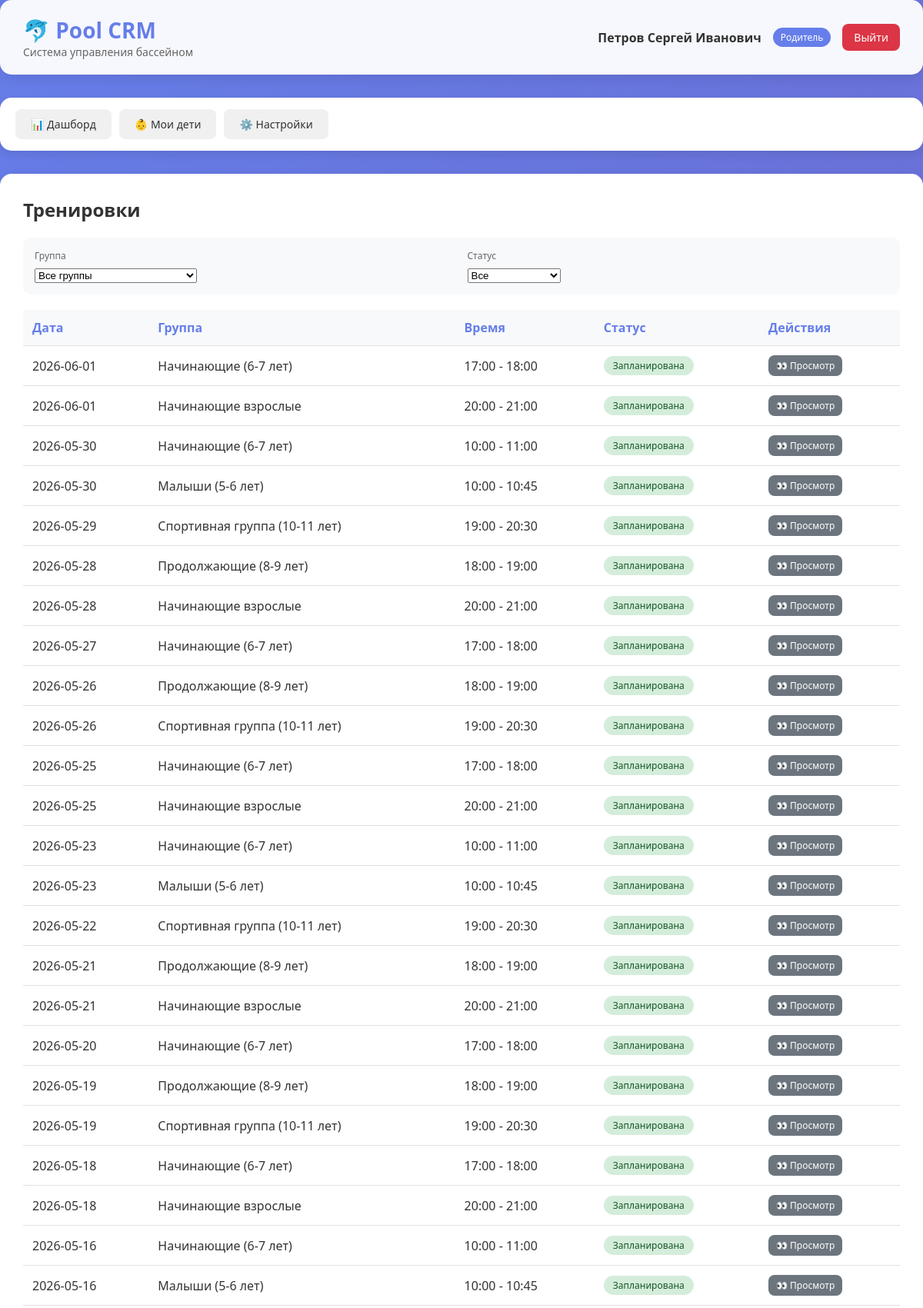
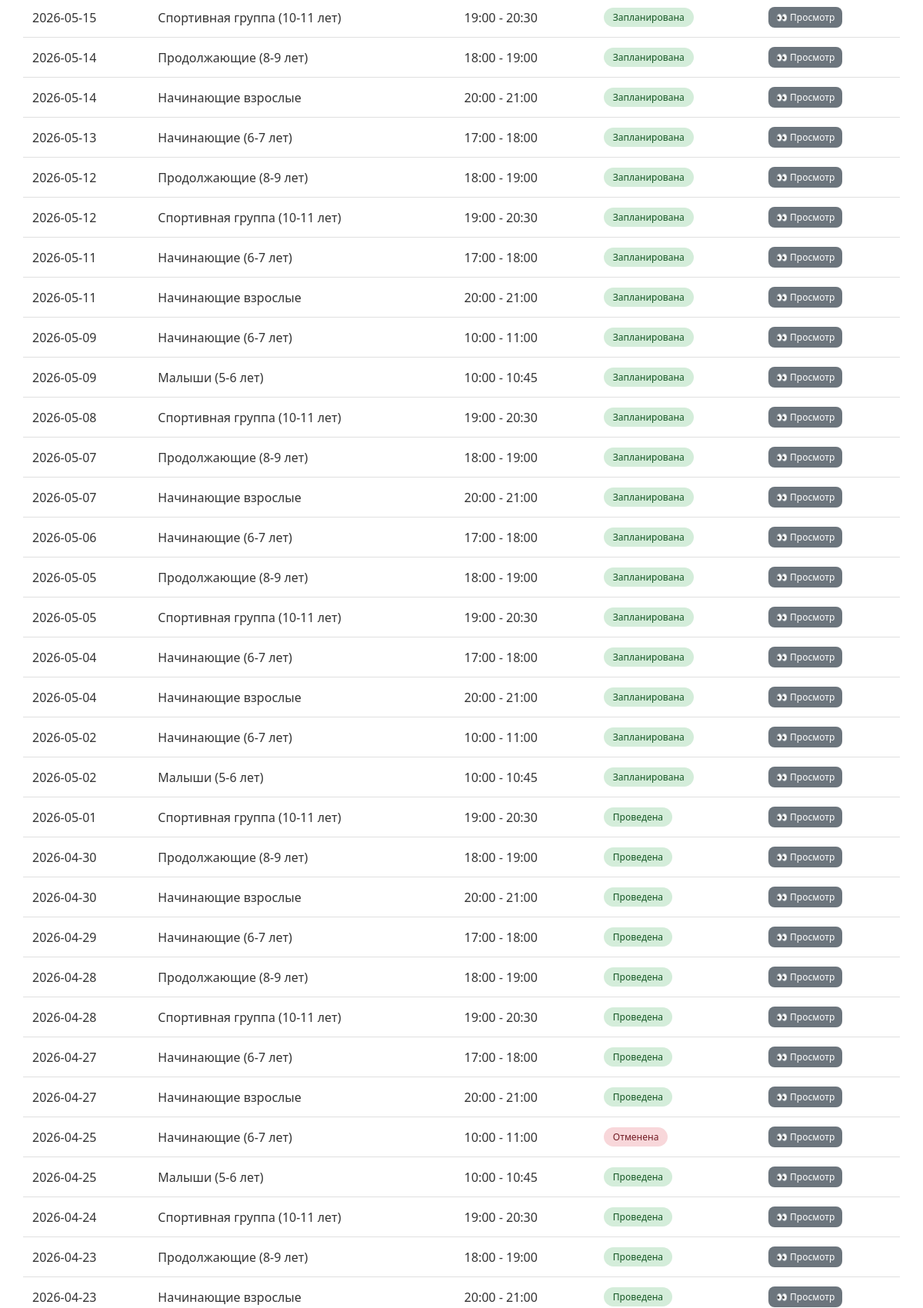
/trainings (signed in, upper part), run on the app's committed database (2 pictures, top to bottom).
### database.py (models this page shows)
class ParentDB(Base):
    __tablename__ = "parents"
    id = Column(Integer, primary_key=True, index=True)
    role = Column(SQLEnum(UserRole), default=UserRole.PARENT)
    name = Column(String, nullable=False)
    email = Column(String, unique=True, nullable=False, index=True)
    phone = Column(String)
    password = Column(String, nullable=False)
    is_vk_linked = Column(Boolean, default=False)
    vk_id = Column(Integer, unique=True, nullable=True)
    vk_link_code = Column(String(6), nullable=True)
    vk_code_expires_at = Column(DateTime, nullable=True)
    notify_absences = Column(Boolean, default=True)
    notify_reminders = Column(Boolean, default=True)
    is_active = Column(Boolean, default=True)
    created_at = Column(String, default=lambda: datetime.now().strftime("%d.%m.%Y %H:%M"))
    children = relationship("ChildDB", back_populates="parent", cascade="all, delete-orphan")
    applications = relationship("ApplicationDB", back_populates="parent")
    notifications = relationship("NotificationDB", back_populates="parent")

class GroupDB(Base):
    __tablename__ = "groups"
    id = Column(Integer, primary_key=True, index=True)
    name = Column(String, nullable=False)
    level = Column(Integer, nullable=False)
    coach_id = Column(Integer, ForeignKey("coaches.id"))
    max_capacity = Column(Integer, default=12)
    age_tolerance = Column(Float, default=1.0)
    is_active = Column(Boolean, default=True)
    created_at = Column(String, default=lambda: datetime.now().strftime("%d.%m.%Y %H:%M"))
    coach = relationship("CoachDB", back_populates="groups")
    time_slots = relationship("TimeSlotDB", back_populates="group", cascade="all, delete-orphan")
    enrollments = relationship("EnrollmentDB", back_populates="group")
    trainings = relationship("TrainingDB", back_populates="group")
    applications = relationship("ApplicationDB", back_populates="group")
    transfer_history_from = relationship("TransferHistoryDB", foreign_keys="TransferHistoryDB.from_group_id", back_populates="from_group")
    transfer_history_to = relationship("TransferHistoryDB", foreign_keys="TransferHistoryDB.to_group_id", back_populates="to_group")
    transfer_requests_from = relationship("TransferRequestDB", foreign_keys="TransferRequestDB.from_group_id", back_populates="from_group")
    transfer_requests_to = relationship("TransferRequestDB", foreign_keys="TransferRequestDB.suggested_group_id", back_populates="suggested_group")

class TrainingDB(Base):
    __tablename__ = "trainings"
    id = Column(Integer, primary_key=True, index=True)
    group_id = Column(Integer, ForeignKey("groups.id"), nullable=False)
    time_slot_id = Column(Integer, ForeignKey("time_slots.id"), nullable=False)
    date = Column(Date, nullable=False)
    start_time = Column(Time, nullable=False)
    end_time = Column(Time, nullable=False)
    status = Column(SQLEnum(TrainingStatus), default=TrainingStatus.SCHEDULED)
    group = relationship("GroupDB", back_populates="trainings")
    time_slot = relationship("TimeSlotDB", back_populates="trainings")
    attendances = relationship("AttendanceDB", back_populates="training")

### main.py (the view)
@app.get("/trainings", response_class=HTMLResponse)
async def trainings_list(
        request: Request,
        group_id: Optional[int] = Query(None),
        status: Optional[str] = Query(None),
        db: Session = Depends(get_db)
):
    user = get_current_user(request, db)
    if not user:
        return RedirectResponse(url="/login")
    query = db.query(TrainingDB)
    if user["role"] == "coach":
        coach_groups = db.query(GroupDB.id).filter(GroupDB.coach_id == user["id"]).subquery()
        query = query.filter(TrainingDB.group_id.in_(coach_groups))
    if group_id:
        query = query.filter(TrainingDB.group_id == group_id)
    if status:
        query = query.filter(TrainingDB.status == status)
    trainings = query.order_by(TrainingDB.date.desc()).limit(100).all()
    trainings_data = []
    for training in trainings:
        trainings_data.append({
            "id": training.id,
            "date": training.date,
            "group_name": training.group.name if training.group else "Unknown",
            "start_time": training.start_time.strftime("%H:%M") if training.start_time else "00:00",
            "end_time": training.end_time.strftime("%H:%M") if training.end_time else "00:00",
            "status": training.status.value if training.status else "scheduled"
        })
    groups_query = db.query(GroupDB).filter(GroupDB.is_active == True)
    if user["role"] == "coach":
        groups_query = groups_query.filter(GroupDB.coach_id == user["id"])
    groups = groups_query.all()
    return templates.TemplateResponse("trainings.html", {
        "request": request,
        "user": user,
        "trainings": trainings_data,
        "groups": groups,
        "filters": {"group_id": group_id, "status": status}
    })

### templates/trainings.html (shortened to what this page needs)
{% extends "base.html" %}
{% block content %}
<div class="header">
    <div class="logo">
        <h1>🐬 Pool CRM</h1>
        <p>Система управления бассейном</p>
    </div>
    <div class="user-info">
        <span class="user-name">{{ user.name }}</span>
        <span class="user-role">
            {% if user.role == 'admin' %}Администратор
            {% elif user.role == 'coach' %}Тренер
            {% else %}Родитель{% endif %}
        </span>
        <a href="/logout" class="logout-btn">Выйти</a>
    </div>
</div>
<div class="nav-menu">
    <a href="/dashboard" class="nav-link">📊 Дашборд</a>
    {% if user.role == 'parent' %}
    <a href="/children" class="nav-link">👶 Мои дети</a>
    <a href="/profile" class="nav-link">⚙️ Настройки</a>
    {% endif %}
</div>
<div class="content">
    <div class="action-bar">
        <h2>Тренировки</h2>
    </div>
    <div class="filters-bar">
        <div class="filter-group">
            <label>Группа</label>
            <select name="group_id" onchange="this.form.submit()" form="filterForm">
                <option value="">Все группы</option>
            </select>
        </div>
        <div class="filter-group">
            <label>Статус</label>
            <select name="status" onchange="this.form.submit()" form="filterForm">
                <option value="">Все</option>
            </select>
        </div>
    </div>
    <table class="data-table">
        <thead>
            <tr>
                <th>Дата</th>
                <th>Группа</th>
                <th>Время</th>
                <th>Статус</th>
                <th>Действия</th>
            </tr>
        </thead>
        <tbody>
            {% for training in trainings %}
            <tr>
                <td>{{ training.date }}</td>
                <td>{{ training.group_name }}</td>
                <td>{{ training.start_time }} - {{ training.end_time }}</td>
                <td>
                    <span class="status-badge
                        {% if training.status == 'scheduled' %}status-active
                        {% elif training.status == 'completed' %}status-approved
                        {% else %}status-rejected{% endif %}">
                        {% if training.status == 'scheduled' %}Запланирована
                        {% elif training.status == 'completed' %}Проведена
                        {% else %}Отменена{% endif %}
                    </span>
                </td>
                <td>
                    {% if user.role == 'parent' %}
                    <a href="/attendance?training_id={{ training.id }}" class="btn btn-sm btn-secondary">👀 Просмотр</a>
                    {% endif %}
                </td>
            </tr>
            {% endfor %}
        </tbody>
    </table>
</div>
{% endblock %}

### templates/base.html (style rules this page uses)
* { margin: 0; padding: 0; box-sizing: border-box; }
body { font-family: 'Segoe UI', Tahoma, Geneva, Verdana, sans-serif; background: linear-gradient(135deg, #667eea 0%, #764ba2 100%); min-height: 100vh; color: #333; }
.header { background: rgba(255, 255, 255, 0.95); border-radius: 15px; padding: 20px 30px; margin-bottom: 30px; box-shadow: 0 5px 20px rgba(0,0,0,0.1); display: flex; justify-content: space-between; align-items: center; flex-wrap: wrap; }
.logo h1 { color: #667eea; font-size: 28px; }
.logo p { color: #666; font-size: 14px; }
.user-info { display: flex; align-items: center; gap: 15px; }
.user-name { font-weight: 600; color: #333; }
.user-role { background: #667eea; color: white; padding: 4px 10px; border-radius: 20px; font-size: 12px; }
.logout-btn { background: #dc3545; color: white; border: none; padding: 8px 15px; border-radius: 8px; cursor: pointer; text-decoration: none; font-size: 14px; }
.nav-menu { background: white; border-radius: 15px; padding: 15px 20px; margin-bottom: 30px; box-shadow: 0 5px 15px rgba(0,0,0,0.1); display: flex; gap: 10px; flex-wrap: wrap; }
.nav-link { background: #f0f0f0; border: none; padding: 10px 20px; border-radius: 8px; cursor: pointer; text-decoration: none; color: #333; font-size: 14px; font-weight: 500; transition: all 0.3s; }
.content { background: white; border-radius: 15px; padding: 30px; box-shadow: 0 5px 20px rgba(0,0,0,0.1); min-height: 500px; }
.data-table { width: 100%; border-collapse: collapse; margin-top: 20px; }
.data-table th, .data-table td { padding: 12px; text-align: left; border-bottom: 1px solid #e0e0e0; }
.data-table th { background: #f8f9fa; font-weight: 600; color: #667eea; }
.btn { padding: 10px 20px; border: none; border-radius: 8px; cursor: pointer; font-size: 14px; font-weight: 500; transition: all 0.3s; text-decoration: none; display: inline-block; }
.btn-secondary { background: #6c757d; color: white; }
.btn-sm { padding: 5px 10px; font-size: 12px; }
.status-badge { display: inline-block; padding: 4px 12px; border-radius: 20px; font-size: 12px; font-weight: 500; }
.status-active { background: #d4edda; color: #155724; }
.status-approved { background: #d4edda; color: #155724; }
.status-rejected { background: #f8d7da; color: #721c24; }
.filters-bar { background: #f8f9fa; padding: 15px; border-radius: 10px; margin-bottom: 20px; display: flex; gap: 15px; flex-wrap: wrap; align-items: flex-end; }
.filter-group { flex: 1; min-width: 150px; }
.filter-group label { display: block; margin-bottom: 5px; font-size: 12px; color: #666; }
.action-bar { display: flex; justify-content: space-between; align-items: center; margin-bottom: 20px; flex-wrap: wrap; gap: 15px; }

### data on the page
ParentDB: name "Петров Сергей Иванович"
GroupDB: date "2026-06-01", group_name "Начинающие (6-7 лет)", start_time "17:00", end_time "18:00", shows "Запланирована", date "2026-05-30", start_time "10:00", end_time "11:00", date "2026-05-27", date "2026-05-25", date "2026-05-23", date "2026-05-20", date "2026-05-18", date "2026-05-16", date "2026-05-13", date "2026-05-11", date "2026-05-09", date "2026-05-06", date "2026-05-04", date "2026-05-02", date "2026-04-29", date "2026-04-27", date "2026-04-25"
GroupDB: date "2026-06-01", group_name "Начинающие взрослые", start_time "20:00", end_time "21:00", shows "Запланирована", date "2026-05-28", date "2026-05-25", date "2026-05-21", date "2026-05-18", date "2026-05-14", date "2026-05-11", date "2026-05-07", date "2026-05-04", date "2026-04-30", date "2026-04-27", date "2026-04-23"
GroupDB: date "2026-05-30", group_name "Малыши (5-6 лет)", start_time "10:00", end_time "10:45", shows "Запланирована", date "2026-05-23", date "2026-05-16", date "2026-05-09", date "2026-05-02", date "2026-04-25"
GroupDB: date "2026-05-29", group_name "Спортивная группа (10-11 лет)", start_time "19:00", end_time "20:30", shows "Запланирована", date "2026-05-26", date "2026-05-22", date "2026-05-19", date "2026-05-15", date "2026-05-12", date "2026-05-08", date "2026-05-05", date "2026-05-01", date "2026-04-28", date "2026-04-24"
GroupDB: date "2026-05-28", group_name "Продолжающие (8-9 лет)", start_time "18:00", end_time "19:00", shows "Запланирована", date "2026-05-26", date "2026-05-21", date "2026-05-19", date "2026-05-14", date "2026-05-12", date "2026-05-07", date "2026-05-05", date "2026-04-30", date "2026-04-28", date "2026-04-23"
